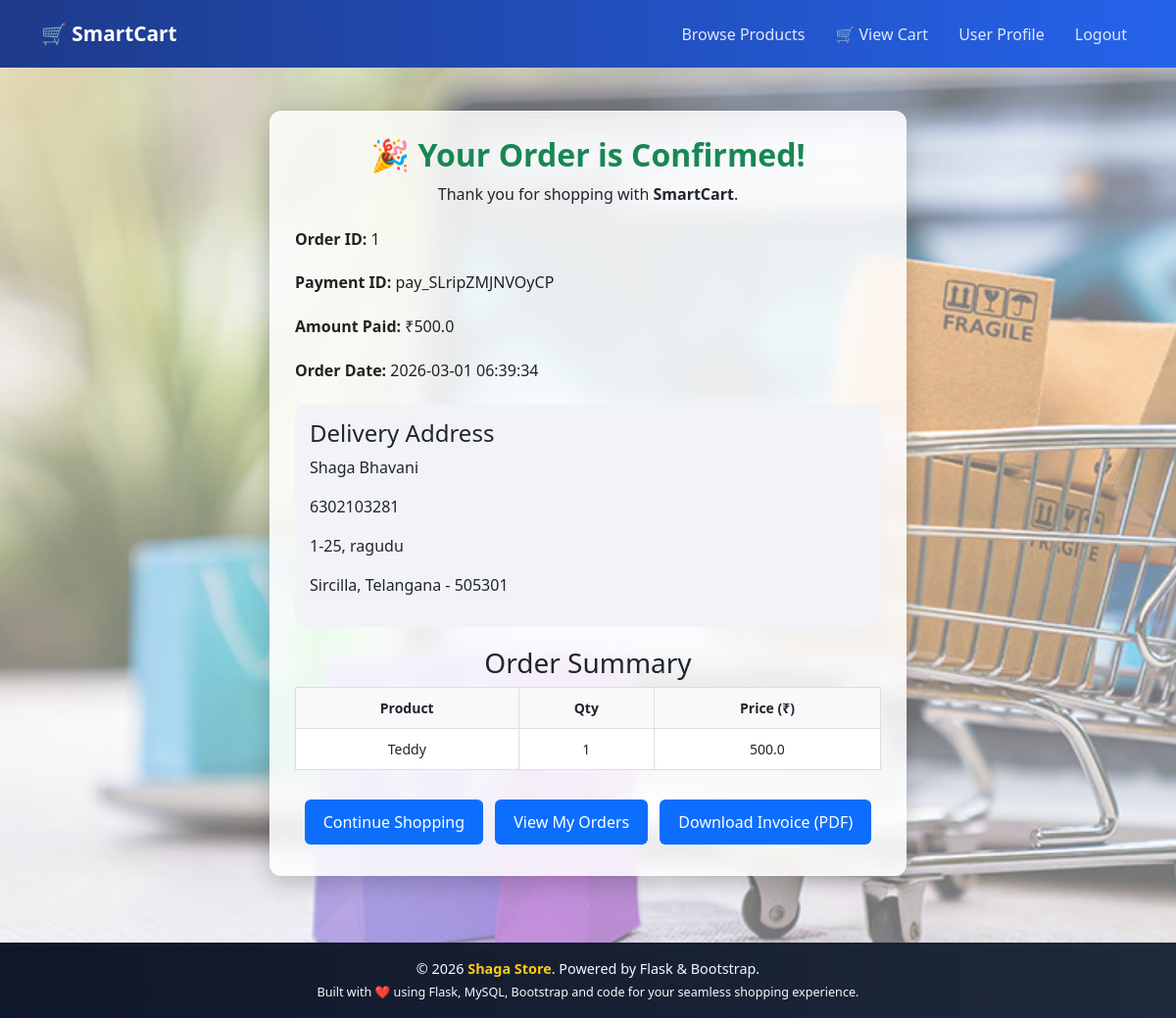
Screenshot of /user/order-success/1 (signed in) with the database file from the repository.
### tables this page shows
CREATE TABLE orders (
    order_id INTEGER PRIMARY KEY AUTOINCREMENT,
    user_id INTEGER NOT NULL,
    razorpay_order_id TEXT,
    razorpay_payment_id TEXT,
    amount REAL,
    payment_status TEXT,
    created_at TIMESTAMP DEFAULT CURRENT_TIMESTAMP,
    address_id INTEGER
);

CREATE TABLE addresses (
    address_id INTEGER PRIMARY KEY AUTOINCREMENT,
    user_id INTEGER,
    full_name TEXT,
    phone TEXT,
    house_no TEXT,
    street TEXT,
    city TEXT,
    state TEXT,
    pincode TEXT,
    created_at TIMESTAMP DEFAULT CURRENT_TIMESTAMP
);

CREATE TABLE order_items (
    id INTEGER PRIMARY KEY AUTOINCREMENT,
    order_id INTEGER NOT NULL,
    product_id INTEGER NOT NULL,
    product_name TEXT,
    quantity INTEGER,
    price REAL
);

### app.py (the view)
@app.route('/user/order-success/<int:order_db_id>')
def order_success(order_db_id):
    if 'user_id' not in session:
        flash("Please login!", "danger")
        return redirect('/user-login')
    conn = get_db_connection()
    cursor = conn.cursor()
    cursor.execute("SELECT * FROM orders WHERE order_id=? AND user_id=?", (order_db_id, session['user_id']))
    order = cursor.fetchone()
    cursor.execute("SELECT * FROM order_items WHERE order_id=?", (order_db_id,))
    items = cursor.fetchall()
    cursor.execute("""
        SELECT * FROM addresses
        WHERE address_id=?
    """, (order['address_id'],))
    address = cursor.fetchone()
    cursor.close()
    conn.close()
    if not order:
        flash("Order not found.", "danger")
        return redirect('/user/products')
    return render_template("user/order_success.html", order=order, items=items, address=address)

### app.py (called while the page is built)
def get_db_connection():
    conn = sqlite3.connect("smartcart.db")
    conn.row_factory = sqlite3.Row   # dictionary=True replacement
    return conn

### templates/user/order_success.html (shortened to what this page needs)
{% extends 'base.html' %}
{% block content %}
<div class="success-container">
    <h2>🎉 Your Order is Confirmed!</h2>
    <p>Thank you for shopping with <strong>SmartCart</strong>.</p>
    <div class="order-details">
        <p><strong>Order ID:</strong> {{ order.order_id }}</p>
        <p><strong>Payment ID:</strong> {{ order.razorpay_payment_id }}</p>
        <p><strong>Amount Paid:</strong> ₹{{ order.amount }}</p>
        <p><strong>Order Date:</strong> {{ order.created_at }}</p>
    </div>
    <div class="delivery-box">
        <h4>Delivery Address</h4>
        <p>{{ address.full_name }}</p>
        <p>{{ address.phone }}</p>
        <p>{{ address.house_no }}, {{ address.street }}</p>
        <p>{{ address.city }}, {{ address.state }} - {{ address.pincode }}</p>
    </div>
    <div class="items-list">
        <h3>Order Summary</h3>
        <table>
            <tr>
                <th>Product</th>
                <th>Qty</th>
                <th>Price (₹)</th>
            </tr>
            {% for it in items %}
            <tr>
                <td>{{ it.product_name }}</td>
                <td>{{ it.quantity }}</td>
                <td>{{ it.price }}</td>
            </tr>
            {% endfor %}
        </table>
    </div>
    <br>
    <a href="/user/products" class="btn">Continue Shopping</a>
    <a href="/user/my-orders" class="btn">View My Orders</a>
    <a href="/user/download-invoice/{{ order.order_id }}" class="btn">
        Download Invoice (PDF)
    </a>
</div>
{% endblock %}

### static/style.css (style rules this page uses)
body { margin: 0; font-family: 'Segoe UI', Tahoma, sans-serif; background: linear-gradient( 135deg, rgba(99, 102, 241, 0.45), rgba(56, 189, 248, 0.45), rgba(34, 197, 94, 0.45) ); background-image: url("./bg.jpg"); background-size: cover; background-position: center; background-repeat: no-repeat; background-attachment: fixed; min-height: 100vh; }
body { background-image: url("./bg.jpg"); background-size: cover; background-position: center; background-repeat: no-repeat; background-attachment: fixed; }

### templates/user/order_success.html (style rules this page uses)
.success-container { width: 95%; max-width: 650px; margin: 20px auto; padding: 25px; text-align: center; border-radius: 12px; background: rgba(255, 255, 255, 0.85); backdrop-filter: blur(8px); border: 1px solid rgba(255,255,255,0.4); box-shadow: 0 8px 25px rgba(0,0,0,0.2); }
.success-container h2 { color: #198754; font-weight: 600; }
.order-details { text-align: left; margin-top: 20px; line-height: 1.8; color: #222; }
.delivery-box { background-color: #f1f3f6; padding: 15px; border-radius: 10px; margin-top: 20px; text-align: left; word-wrap: break-word; }
.items-list { margin-top: 20px; overflow-x: auto; }
.items-list table { width: 100%; border-collapse: collapse; background-color: #ffffff; min-width: 400px; }
.items-list th, .items-list td { border: 1px solid #ddd; padding: 10px; font-size: 14px; }
.items-list th { background-color: #f8f9fa; }
.btn { display: inline-block; padding: 10px 18px; background-color: #0d6efd; color: #fff; border-radius: 6px; text-decoration: none; margin: 6px 4px; font-weight: 500; }

### rows the page displays
orders: order_id "1", razorpay_payment_id "pay_SLripZMJNVOyCP", amount "500.0", created_at "2026-03-01 06:39:34"
addresses: full_name "Shaga Bhavani", phone "6302103281", house_no "1-25", street "ragudu", city "Sircilla", state "Telangana", pincode "505301"
order_items: product_name "Teddy", quantity "1", price "500.0"
